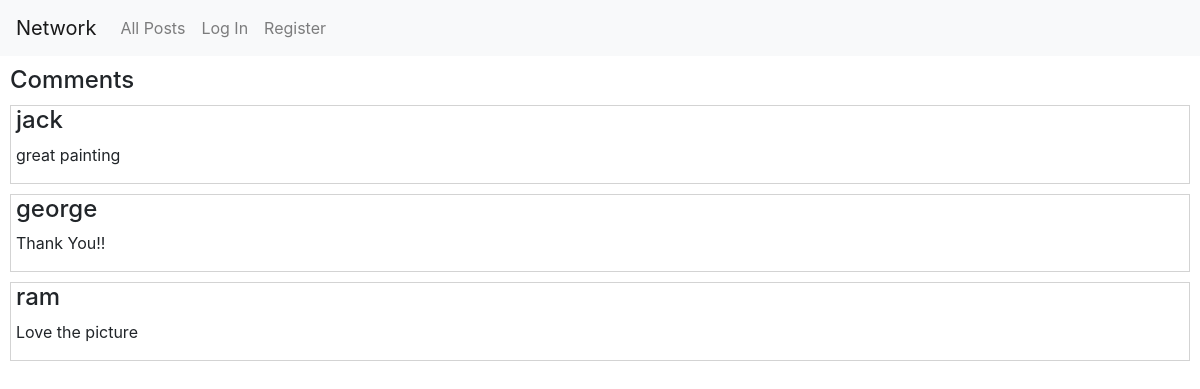
/readcomms/14, run on the app's committed database.
### network/models.py (models this page shows, shortened)
class Comment(models.Model):
    commented = models.ForeignKey(Post,on_delete=models.CASCADE, null=True, blank=True, related_name="comments")
    commenter = models.ForeignKey(User, related_name="user_name", on_delete=models.CASCADE, null=True)
    comment = models.CharField(max_length=100, null=True)

class User(AbstractUser):
    pass

### network/views.py (the view)
# urls.py: path("readcomms/<id>",views.readcomms, name='readcomms'),
def readcomms(request, id):
    i = Post.objects.get(pk = id)
    try:
        comms = Comment.objects.filter(commented = i)
        return render(request, 'network/comment.html',
                      {
                        'i': id,
                        'comms': comms})
    except:
        message = "no comments"
        return render(request, 'network/comment.html',
                      {
                        'i': id,
                        'm': message})

### network/templates/network/comment.html (shortened to what this page needs)
{% extends "network/layout.html" %}
{% block body %}
{%if m%}
{{m}}
{% else %}
<h4 style="margin:10px">Comments</h4>
{% for c in comms %}
<div class="posts">
<h4>{{c.commenter}}</h4>
<p>{{c.comment}}</p>
</div>
{% endfor %}
{% endif %}
{% endblock %}

### network/static/network/styles.css (style rules this page uses)
.posts { display : flex; flex-direction: column; padding : 0px 5px; border : 1px solid lightgray; margin : 10px; }

### data on the page
Comment: commenter "jack", comment "great painting"
Comment: commenter "george", comment "Thank You!!"
Comment: commenter "ram", comment "Love the picture"
